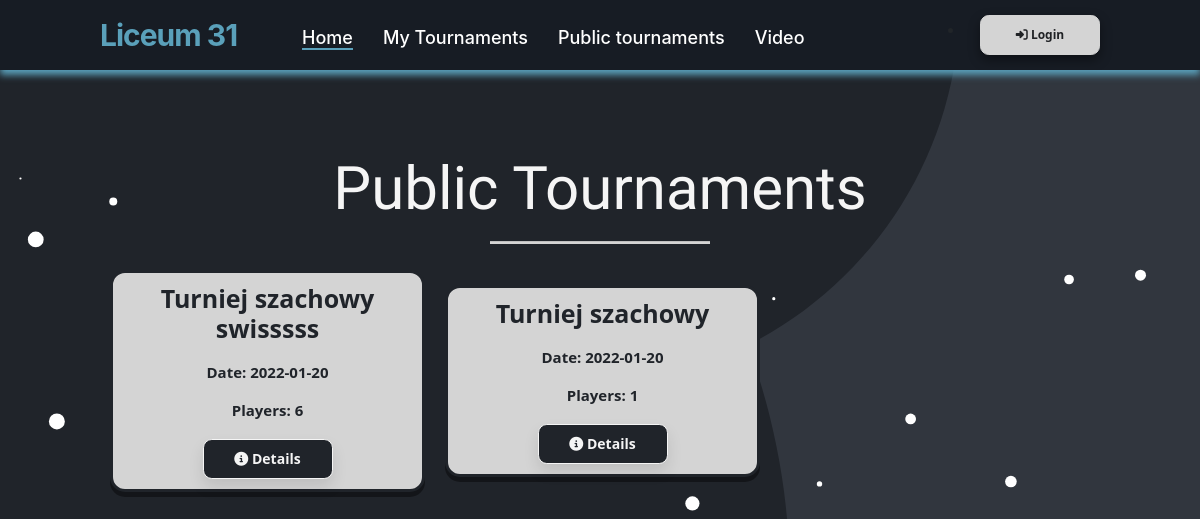
The page /public-tournaments on the database its author committed.
### website/models.py (models this page shows)
class Tournament(db.Model):
    id = db.Column(db.Integer,primary_key=True)
    user_id = db.Column(db.Integer,db.ForeignKey('user.id'))
    name = db.Column(db.String(150))
    date = db.Column(db.Date)
    location = db.Column(db.String(150))
    discipline = db.Column(db.String(150))
    type = db.Column(db.String(150))
    movielink = db.Column(db.String(150))
    status = db.Column(db.String(150), default="upcoming")
    is_public = db.Column(db.Boolean(),default=False)
    current_round_number = db.Column(db.Integer(),default=0)
    max_rounds = db.Column(db.Integer(),default = 100000000)
    edited_duel_id = db.Column(db.Integer())
    rounds = db.relationship('Round')
    duels = db.relationship('Duel')
    opponents = db.relationship('Opponent')
    standings = db.relationship('Standing')

### website/views.py (the view)
@views.route('/public-tournaments', methods=['GET', 'POST'])
def public_tournaments():
    tournaments = Tournament.query.filter_by(is_public=True).all()
    return render_template("public_tournaments.html", user=current_user, tournaments=tournaments)

### website/templates/public_tournaments.html
{% extends "base.html" %} {% block title %}Public Schedule{% endblock %} {% block content %}
<section class="video_box_container container_video">
    <br>
    <h3 align="center">Public Tournaments</h3>
    <hr style="width: 20%;" />
    <section style="display: flex; flex-wrap: wrap; align-items: center; margin-left: 50px;" class="container_contact ">
        {% for tournament in tournaments %}
        <div class="card ">
            <div align="center ">
                <h4 class="h4_video">{{tournament.name}}</h4>
                <h4 class="h4_date_video">Date: {{tournament.date}}</h4>
                <h4 class="h4_date_video">Players: {{tournament.opponents|length}}</h4>
                <a href="#">
                    <button id="btn" onClick="showPublicTournament({{tournament.id}}) " class="btn-video"><i class="fa fa-info-circle"></i> Details</button>
                </a>
            </div>
        </div>
        {% endfor %}
    </section>
</section>
{% endblock %}

### website/static/style.css (style rules this page uses)
html { scroll-behavior: smooth; }
body { background-image: url("../static/bgp.png"); scroll-behavior: smooth; overflow: overlay; background-repeat: no-repeat; background-attachment: fixed; }
.fa, .fab, .fad, .fal, .far, .fas { line-height: 0; }
a { color: #fff; font-size: 18px; font-weight: 500; text-decoration: none; }
h4 { font-family: "Segoe UI", Tahoma, Geneva, Verdana, sans-serif; }
.h4_video { font-family: "Segoe UI", Tahoma, Geneva, Verdana, sans-serif; color: #20242a; font-size: 25px; font-weight: bold; margin: 10px; text-align: center; }
.h4_date_video { font-family: "Segoe UI", Tahoma, Geneva, Verdana, sans-serif; color: #20242a; font-size: 15px; font-weight: bold; margin: 20px; }
h3 { color: whitesmoke; font-family: "Stick No Bills", sans-serif; font-size: 60px; }
hr { background-color: rgb(212, 212, 212); height: 2px; width: 20%; }
.card { box-shadow: 0px 5px 0px rgba(0, 0, 0, 0.4); transition: all 0.3s ease-out; width: auto; height: auto; background-color: rgb(212, 212, 212); flex-basis: 30%; margin: 10px; border-radius: 15px; border: 3px solid #20242a; margin-bottom: 20px; }
.btn-video { background-color: #20242a; border: 0; width: 130px; height: 40px; border-radius: 0.55rem; font-family: "Segoe UI", Tahoma, Geneva, Verdana, sans-serif; color: whitesmoke; font-size: 14px; font-weight: bold; outline: none; box-shadow: 0px 8px 15px rgba(0, 0, 0, 0.1); transition: 0.5s; backface-visibility: hidden; border: 1px solid whitesmoke; margin-bottom: 10px; }
.video_box_container { height: 250px; width: 1600px; border-radius: 40px; }
.container_video { width: 1100px; height: auto; margin: 0 auto; margin-top: 5%; }

### rows shown on the page
Tournament: name "Turniej szachowy swisssss", date "2022-01-20", opponents|length "6"
Tournament: name "Turniej szachowy", date "2022-01-20", opponents|length "1"
